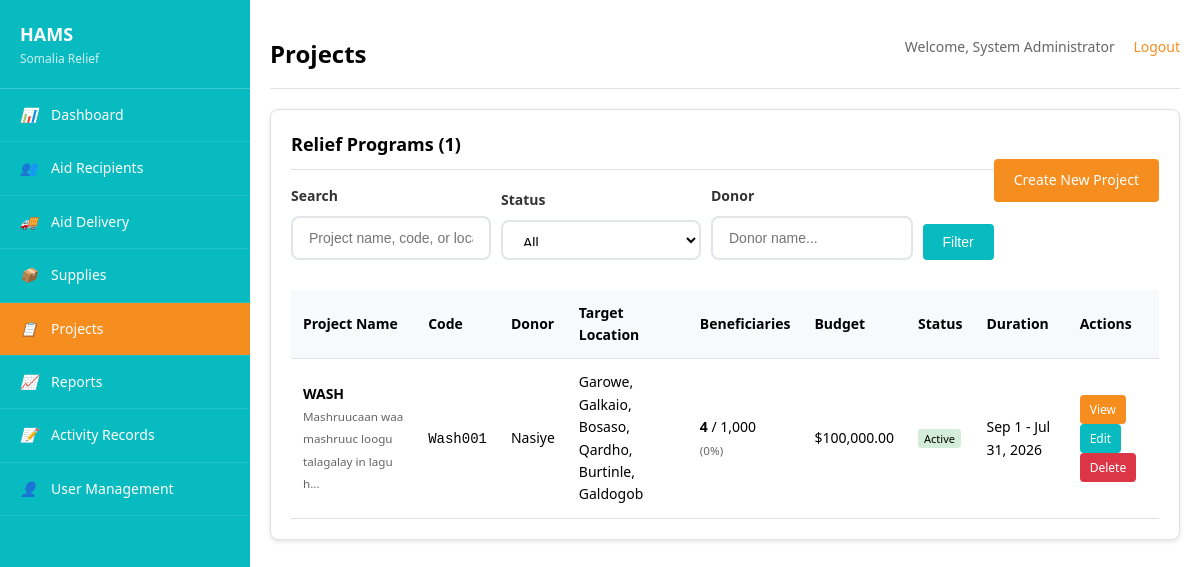
/program/projects.php (signed in), run on the app's committed database.
### tables this page shows
CREATE TABLE `projects` (
  `id` int(11) NOT NULL,
  `project_name` varchar(150) NOT NULL,
  `project_code` varchar(20) DEFAULT NULL,
  `donor_name` varchar(100) DEFAULT NULL,
  `target_location` varchar(100) DEFAULT NULL,
  `target_beneficiaries` int(11) DEFAULT NULL,
  `start_date` date DEFAULT NULL,
  `end_date` date DEFAULT NULL,
  `budget` decimal(12,2) DEFAULT NULL,
  `status` enum('planning','active','completed','suspended') DEFAULT 'planning',
  `description` text DEFAULT NULL,
  `created_by` int(11) DEFAULT NULL,
  `created_at` timestamp NOT NULL DEFAULT current_timestamp()
);

### config/config.php (called while the page is built, shortened)
<?php
function formatDate($date, $format = 'Y-m-d') {
    return date($format, strtotime($date));
}
function formatNumber($number, $decimals = 0) {
    return number_format($number, $decimals);
}
?>

### program/projects.php (the view, shortened to what this page needs)
<?php
require_once '../config/config.php';
$pdo = getDBConnection();
$action = $_GET['action'] ?? 'list';
$search = $_GET['search'] ?? '';
$donor_filter = $_GET['donor'] ?? '';
$where_conditions = [];
$params = [];
$where_clause = $where_conditions ? 'WHERE ' . implode(' AND ', $where_conditions) : '';
$stmt = $pdo->prepare("
    SELECT p.*, u.full_name as created_by_name,
           (SELECT COUNT(DISTINCT ad.recipient_id) FROM aid_deliveries ad WHERE ad.project_id = p.id) as beneficiaries_reached
    FROM projects p
    LEFT JOIN users u ON p.created_by = u.id
    $where_clause
    ORDER BY p.created_at DESC
");
$stmt->execute($params);
$projects = $stmt->fetchAll();
?>
<!DOCTYPE html>
<html lang="en">
<head>
    <link rel="stylesheet" href="../assets/css/style.css" media="print" onload="this.media='all'">
</head>
<body>
    <div class="container">
        <?php include '../includes/sidebar.php'; ?>
        <main class="main-content">
            <div class="header clearfix">
                <h1>Projects</h1>
                <div class="user-info">
                    Welcome, <?php echo htmlspecialchars($_SESSION['full_name']); ?>
                    <a href="../logout.php">Logout</a>
                </div>
            </div>
            <?php if ($action === 'list'): ?>
                <div class="card">
                    <div class="card-header">
                        <h3 class="card-title">Relief Programs (<?php echo count($projects); ?>)</h3>
                        <a href="?action=add" class="btn btn-primary" style="float: right;">Create New Project</a>
                    </div>
                    <form method="GET" style="margin-bottom: 20px;">
                        <div style="display: grid; grid-template-columns: 1fr auto auto auto; gap: 10px; align-items: end;">
                            <div class="form-group" style="margin-bottom: 0;">
                                <label class="form-label">Search</label>
                                <input type="text" name="search" class="form-control"
                                       placeholder="Project name, code, or location..."
                                       value="<?php echo htmlspecialchars($search); ?>">
                            </div>
                            <div class="form-group" style="margin-bottom: 0;">
                                <label class="form-label">Status</label>
                                <select name="status" class="form-control">
                                    <option value="">All</option>
                                </select>
                            </div>
                            <div class="form-group" style="margin-bottom: 0;">
                                <label class="form-label">Donor</label>
                                <input type="text" name="donor" class="form-control"
                                       placeholder="Donor name..."
                                       value="<?php echo htmlspecialchars($donor_filter); ?>">
                            </div>
                            <button type="submit" class="btn btn-secondary">Filter</button>
                        </div>
                    </form>
                    <?php if (empty($projects)): ?>
                        <p style="text-align: center; color: #666; padding: 40px;">
                            No projects found. <a href="?action=add">Create the first project</a>
                        </p>
                    <?php else: ?>
                        <div style="overflow-x: auto;">
                            <table class="table">
                                <thead>
                                    <tr>
                                        <th>Project Name</th>
                                        <th>Code</th>
                                        <th>Donor</th>
                                        <th>Target Location</th>
                                        <th>Beneficiaries</th>
                                        <th>Budget</th>
                                        <th>Status</th>
                                        <th>Duration</th>
                                        <th>Actions</th>
                                    </tr>
                                </thead>
                                <tbody>
                                    <?php foreach ($projects as $project): ?>
                                        <tr>
                                            <td>
                                                <strong><?php echo htmlspecialchars($project['project_name']); ?></strong>
                                                <?php if ($project['description']): ?>
                                                    <br><small style="color: #666;"><?php echo htmlspecialchars(substr($project['description'], 0, 50)); ?>...</small>
                                                <?php endif; ?>
                                            </td>
                                            <td>
                                                <?php if ($project['project_code']): ?>
                                                    <code><?php echo htmlspecialchars($project['project_code']); ?></code>
                                                <?php else: ?>
                                                    <span style="color: #666;">No code</span>
                                                <?php endif; ?>
                                            </td>
                                            <td><?php echo htmlspecialchars($project['donor_name'] ?: 'N/A'); ?></td>
                                            <td><?php echo htmlspecialchars($project['target_location'] ?: 'N/A'); ?></td>
                                            <td>
                                                <strong><?php echo formatNumber($project['beneficiaries_reached']); ?></strong>
                                                <?php if ($project['target_beneficiaries']): ?>
                                                    / <?php echo formatNumber($project['target_beneficiaries']); ?>
                                                    <?php
                                                    $percentage = $project['target_beneficiaries'] > 0 ?
                                                        round(($project['beneficiaries_reached'] / $project['target_beneficiaries']) * 100) : 0;
                                                    ?>
                                                    <br><small style="color: #666;">(<?php echo $percentage; ?>%)</small>
                                                <?php endif; ?>
                                            </td>
                                            <td>
                                                <?php if ($project['budget']): ?>
                                                    $<?php echo formatNumber($project['budget'], 2); ?>
                                                <?php else: ?>
                                                    <span style="color: #666;">N/A</span>
                                                <?php endif; ?>
                                            </td>
                                            <td>
                                                <span style="padding: 2px 6px; border-radius: 3px; font-size: 11px;
                                                      background-color: <?php
                                                          echo $project['status'] === 'active' ? '#d4edda' :
                                                               ($project['status'] === 'completed' ? '#e3f2fd' :
                                                               ($project['status'] === 'suspended' ? '#f8d7da' : '#fff3cd'));
                                                      ?>;">
                                                    <?php echo ucfirst($project['status']); ?>
                                                </span>
                                            </td>
                                            <td>
                                                <?php if ($project['start_date'] && $project['end_date']): ?>
                                                    <?php echo formatDate($project['start_date'], 'M j'); ?> -
                                                    <?php echo formatDate($project['end_date'], 'M j, Y'); ?>
                                                <?php elseif ($project['start_date']): ?>
                                                    From <?php echo formatDate($project['start_date']); ?>
                                                <?php else: ?>
                                                    <span style="color: #666;">Not set</span>
                                                <?php endif; ?>
                                            </td>
                                            <td>
                                                <a href="?action=view&id=<?php echo $project['id']; ?>"
                                                   class="btn btn-small btn-primary">View</a>
                                                <a href="?action=edit&id=<?php echo $project['id']; ?>"
                                                   class="btn btn-small btn-secondary">Edit</a>
                                                <a href="?action=delete&id=<?php echo $project['id']; ?>"
                                                   class="btn btn-small btn-danger"
                                                   onclick="return confirm('Are you sure you want to delete this project?')">Delete</a>
                                            </td>
                                        </tr>
                                    <?php endforeach; ?>
                                </tbody>
                            </table>
                        </div>
                    <?php endif; ?>
                </div>
            <?php endif; ?>
        </main>
    </div>
</body>
</html>

### assets/css/style.css (style rules this page uses)
* { margin: 0; padding: 0; box-sizing: border-box; }
html { overflow-x: hidden; }
body { font-family: 'Segoe UI', Tahoma, Geneva, Verdana, sans-serif; background-color: #FFFFFF; color: #000000; line-height: 1.6; font-size: 14px; overflow-x: hidden; margin: 0; padding: 0; }
.container { display: flex; min-height: 100vh; position: relative; }
.main-content { flex: 1; margin-left: 250px; padding: 20px; background-color: #FFFFFF; min-height: 100vh; position: relative; z-index: 1; }
.header { background-color: #FFFFFF; padding: 15px 0; border-bottom: 1px solid #e0e0e0; margin-bottom: 20px; }
.header h1 { color: #000000; font-size: 24px; font-weight: 600; float: left; margin: 0; }
.user-info { float: right; color: #666; line-height: 24px; }
.user-info a { color: #f68e1f; text-decoration: none; margin-left: 15px; }
.card { background-color: #FFFFFF; border: 1px solid #e0e0e0; border-radius: 8px; padding: 20px; margin-bottom: 20px; box-shadow: 0 2px 4px rgba(0, 0, 0, 0.1); }
.card-header { border-bottom: 1px solid #e0e0e0; padding-bottom: 10px; margin-bottom: 15px; }
.card-title { font-size: 18px; font-weight: 600; color: #000000; }
.form-group { margin-bottom: 15px; flex: 1; min-width: 200px; }
.form-group label { display: block; margin-bottom: 5px; font-weight: 500; color: #333; }
.form-group input, .form-group select, .form-group textarea { width: 100%; padding: 8px 12px; border: 1px solid #ddd; border-radius: 4px; font-size: 14px; box-sizing: border-box; }
select.form-control { height: 40px; }
.btn { display: inline-block; padding: 10px 20px; border: none; border-radius: 4px; cursor: pointer; text-decoration: none; font-size: 14px; font-weight: 500; text-align: center; transition: background-color 0.3s ease; }
.btn-primary { background-color: #f68e1f; color: #FFFFFF; }
.btn-secondary { background-color: #07bbc1; color: #FFFFFF; }
.btn-danger { background-color: #dc3545; color: #FFFFFF; }
.btn-small { padding: 5px 10px; font-size: 12px; }
.table { width: 100%; border-collapse: collapse; margin-top: 10px; }
.table th, .table td { padding: 12px; text-align: left; border-bottom: 1px solid #e0e0e0; }
.table th { background-color: #f8f9fa; font-weight: 600; color: #000000; }
.form-group { display: flex; flex-direction: column; }
.form-group label { font-weight: 600; margin-bottom: 8px; color: #333; font-size: 14px; }
.form-group input, .form-group select { padding: 12px 16px; border: 2px solid #e1e5e9; border-radius: 8px; font-size: 14px; transition: all 0.3s ease; background-color: #fff; }
.clearfix::after { content: ""; display: table; clear: both; }

### program/projects.php (style rules this page uses)
body { visibility:hidden;font-family:'Segoe UI',sans-serif;margin:0;padding:0;background:#fff;overflow-x:hidden }
.main-content { margin-left:250px!important;background-color:#fff!important;min-height:100vh!important }
.container { display:flex!important }

### data on the page
projects: project_name "WASH", description "Mashruucaan waa mashruuc loogu talagalay in lagu h", project_code "Wash001", donor_name "Nasiye", target_location "Garowe, Galkaio, Bosaso, Qardho, Burtinle, Galdogob", beneficiaries_reached "4", target_beneficiaries "1,000", percentage "0", budget "100,000.00", status "Active", start_date "Sep 1", end_date "Jul 31, 2026"

### other printed values
$_SESSION['full_name'] "System Administrator"
count($projects) "1"
